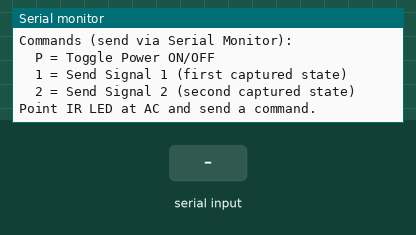
Simulated run of this sketch. Board: Arduino Uno, built with avr-gcc and run on an emulated ATmega328P. Shown: the last lines printed to the serial monitor. Inputs (shaded band) come from the test bench.

Above: at 1.2 s.
1.3 s: "P" received over Serial
At 2.5 s:
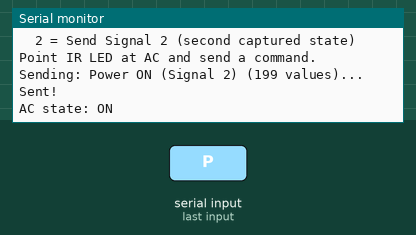
2.8 s: "p" received over Serial
At 4.0 s:
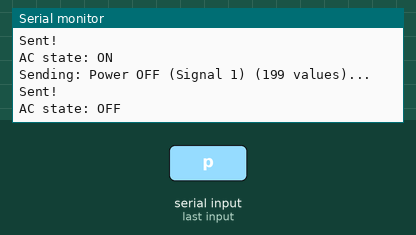
4.3 s: "1" received over Serial
At 5.1 s:
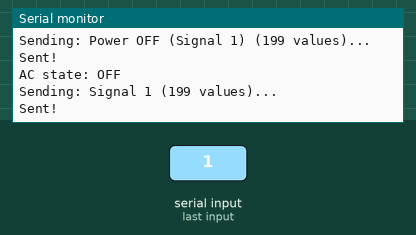

Measured:
- after the input at 1.3 s, the serial monitor: prints a new line at once (image 1)
- after the input at 2.8 s, the serial monitor: prints a new line at once (image 2)
- after the input at 4.3 s, the serial monitor: prints a new line at once (image 3)

The sketch:

voltas_ir_send.ino
```cpp
/*
 * Voltas 183V DZU2 AC - IR Transmitter
 *
 * Hardware: Arduino Uno R4 WiFi + IR LED
 *
 * WIRING (simple direct-drive for testing):
 *
 *   Arduino Pin 3 ---[100 ohm resistor]---[IR LED +]---[IR LED -]--- GND
 *
 *   - Pin 3 = IR send (PWM timer pin)
 *   - 100 ohm resistor (use 68-150 ohm, lower = brighter but more current)
 *   - IR LED: longer leg = anode (+), shorter leg = cathode (-)
 *   - Range: ~1-2 meters with direct drive
 *
 * WIRING (transistor-boosted for better range):
 *
 *   Arduino Pin 3 ---[1K resistor]--- NPN Base
 *                                     NPN Emitter --- GND
 *                                     NPN Collector --- IR LED cathode (-)
 *                                                      IR LED anode (+) ---[47 ohm]--- 5V
 *
 *   - NPN transistor: 2N2222, BC547, or similar
 *   - Range: 3-5+ meters
 *
 * Instructions:
 * 1. Upload this sketch
 * 2. Open Serial Monitor at 115200 baud
 * 3. Send 'P' to toggle power (ON/OFF alternates)
 * 4. Point the IR LED at the Voltas AC indoor unit receiver
 */

#define IR_SEND_PIN 3

#include <IRremote.hpp>

// ============================================================
// CAPTURED IR DATA from Voltas 183V DZU2 via VS1838B receiver
// Protocol: Unknown (48-bit, 2 frames, header + data)
// ============================================================

// Signal 1 (Power OFF / State 1)
const uint16_t signal1[] = {
    // Frame 1: header + 48 bits
    4430,4470,
    530,1620, 530,520, 530,1670, 530,1620,  // 1011
    530,520, 530,520, 530,1620, 580,470,     // 0010
    530,520, 530,1670, 530,520, 530,520,     // 0100
    530,1620, 530,1620, 530,520, 530,1670,   // 1101
    530,520, 530,520, 530,1620, 530,1620,    // 0011
    530,1670, 480,1670, 530,1620, 530,1620,  // 1111
    530,1670, 480,1670, 530,520, 530,520,    // 1100
    530,520, 530,520, 530,520, 530,520,      // 0000
    530,1670, 480,1670, 530,520, 530,520,    // 1100
    530,520, 530,520, 530,520, 530,520,      // 0000
    530,520, 530,570, 480,1670, 530,1620,    // 0011
    530,1620, 530,1670, 480,1670, 530,1620,  // 1111
    // Gap between frames
    530,5220,
    // Frame 2: repeat of frame 1
    4480,4470,
    530,1620, 530,520, 530,1620, 530,1670,
    480,570, 480,570, 530,1620, 530,520,
    530,520, 530,1620, 530,520, 530,570,
    480,1670, 530,1620, 530,520, 530,1620,
    530,520, 530,570, 480,1670, 530,1620,
    530,1620, 530,1670, 480,1670, 530,1620,
    530,1620, 530,1620, 530,570, 480,570,
    480,570, 530,520, 530,520, 530,520,
    530,1620, 530,1620, 530,570, 480,570,
    480,570, 530,520, 530,520, 530,520,
    530,520, 530,520, 530,1620, 530,1670,
    530,1620, 530,1620, 530,1620, 530,1670,
    480
};

// Signal 2 (Power ON / State 2)
const uint16_t signal2[] = {
    // Frame 1: header + 48 bits
    4430,4470,
    530,1620, 530,570, 480,1670, 530,1620,  // 1011
    530,520, 530,520, 530,1620, 530,520,     // 0010
    530,570, 480,1670, 530,520, 530,520,     // 0100
    530,1620, 530,1620, 530,570, 480,1670,   // 1101
    530,520, 530,1620, 530,1620, 530,1670,   // 0111
    480,1670, 530,520, 530,1620, 530,1620,   // 1011
    530,1670, 480,570, 480,570, 530,520,     // 1000
    530,520, 530,1620, 530,520, 530,520,     // 0100
    530,1670, 530,1620, 530,1620, 530,520,   // 1110
    530,520, 530,520, 530,570, 480,570,      // 0000
    480,570, 530,520, 530,520, 530,1620,     // 0001
    530,1620, 530,1670, 480,1670, 530,1620,  // 1111
    // Gap between frames
    530,5270,
    // Frame 2: repeat of frame 1
    4430,4470,
    530,1620, 530,520, 530,1620, 530,1670,
    480,570, 480,570, 530,1620, 530,520,
    530,520, 530,1620, 530,570, 480,570,
    480,1670, 530,1620, 530,520, 530,1620,
    530,570, 480,1670, 530,1620, 530,1620,
    530,1670, 480,570, 480,1670, 530,1620,
    530,1620, 530,520, 530,520, 530,570,
    480,570, 480,1670, 530,520, 530,520,
    530,1620, 530,1670, 480,1670, 530,520,
    530,520, 530,520, 530,520, 530,520,
    530,520, 530,520, 530,570, 480,1670,
    530,1620, 530,1620, 530,1620, 530,1670,
    480
};

const uint16_t signal1_len = sizeof(signal1) / sizeof(signal1[0]);
const uint16_t signal2_len = sizeof(signal2) / sizeof(signal2[0]);

bool acIsOn = false;

void setup() {
    Serial.begin(115200);
    while (!Serial);

    IrSender.begin(IR_SEND_PIN);

    Serial.println(F("=== Voltas 183V DZU2 AC IR Transmitter ==="));
    Serial.println(F("IR LED on pin 3"));
    Serial.println();
    Serial.println(F("Commands (send via Serial Monitor):"));
    Serial.println(F("  P = Toggle Power ON/OFF"));
    Serial.println(F("  1 = Send Signal 1 (first captured state)"));
    Serial.println(F("  2 = Send Signal 2 (second captured state)"));
    Serial.println();
    Serial.println(F("Point IR LED at AC and send a command."));
    Serial.println();
}

void sendSignal(const uint16_t *data, uint16_t len, const char *name) {
    Serial.print(F("Sending: "));
    Serial.print(name);
    Serial.print(F(" ("));
    Serial.print(len);
    Serial.println(F(" values)..."));

    IrSender.sendRaw(data, len, 38);  // 38 kHz carrier

    Serial.println(F("Sent!"));
    Serial.println();
}

void loop() {
    if (Serial.available()) {
        char cmd = Serial.read();

        switch (cmd) {
            case 'P':
            case 'p':
                if (acIsOn) {
                    sendSignal(signal1, signal1_len, "Power OFF (Signal 1)");
                    acIsOn = false;
                } else {
                    sendSignal(signal2, signal2_len, "Power ON (Signal 2)");
                    acIsOn = true;
                }
                Serial.print(F("AC state: "));
                Serial.println(acIsOn ? F("ON") : F("OFF"));
                break;

            case '1':
                sendSignal(signal1, signal1_len, "Signal 1");
                break;

            case '2':
                sendSignal(signal2, signal2_len, "Signal 2");
                break;

            default:
                break;
        }
    }
}
```
